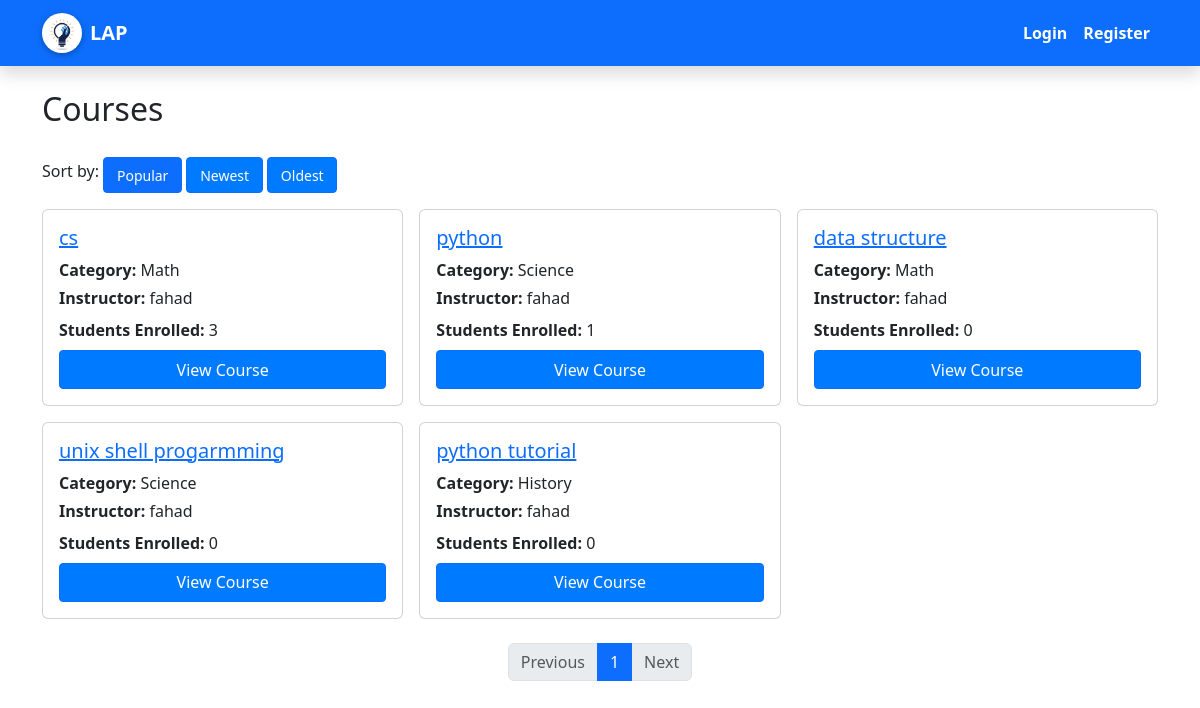
The app's page /courses/courses/, older data.
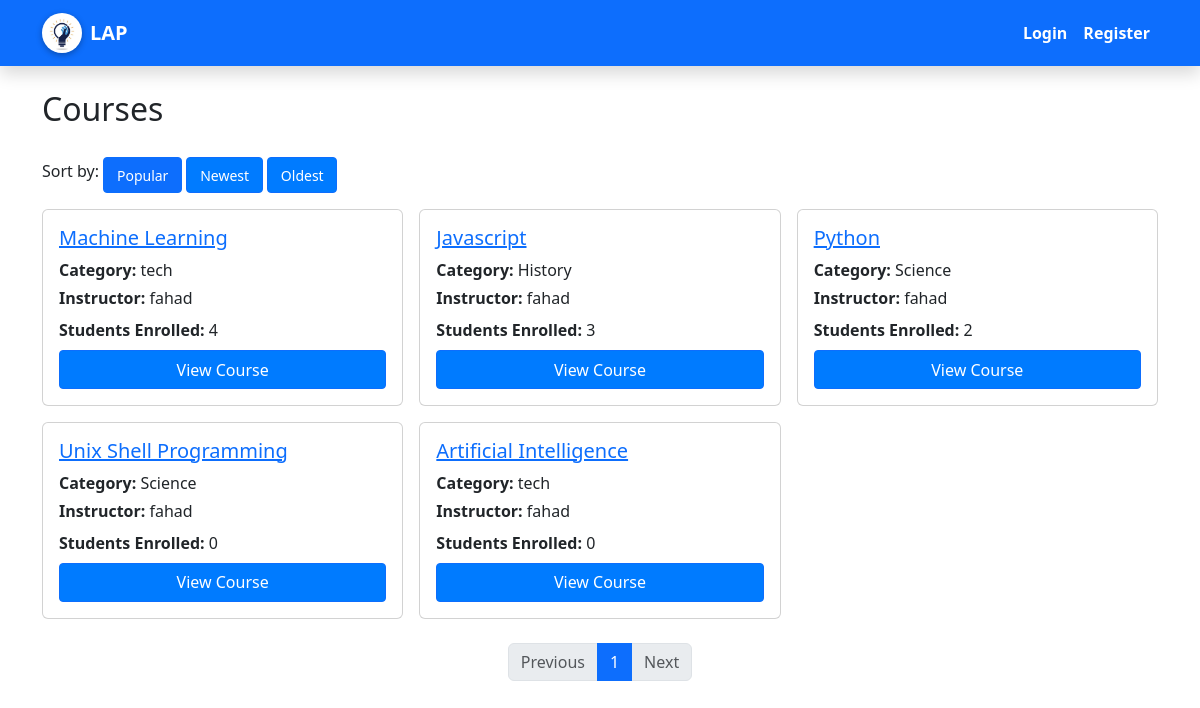
The same page, newer data.
### courses/models.py (models this page shows, shortened)
class Course(models.Model):
    title = models.CharField(max_length=200)
    description = models.TextField()
    category = models.ForeignKey(Category, on_delete=models.SET_NULL, null=True, blank=True)
    created_by = models.ForeignKey(User, on_delete=models.CASCADE)
    created_at = models.DateTimeField(auto_now_add=True)

class Category(models.Model):
    name = models.CharField(max_length=50)

### courses/views.py (the view)
# urls.py: path('courses/', course_views.course_list, name='course_list'),
def course_list(request):
    sort_by = request.GET.get('sort', 'popular')
    courses = Course.objects.annotate(num_students=Count('enrollment')).all()
    if sort_by == 'popular':
        courses = courses.order_by('-num_students')
    elif sort_by == 'newest':
        courses = courses.order_by('-created_at')
    elif sort_by == 'oldest':
        courses = courses.order_by('created_at')
    categories = Category.objects.all()
    paginator = Paginator(courses, 6)
    page_number = request.GET.get('page')
    page_obj = paginator.get_page(page_number)
    return render(request, 'courses/course_list.html', {
        'page_obj': page_obj,
        'categories': categories,
        'show_sidebar': True,
        'full_page_center': False,
    })

### courses/context_processors.py (called while the page is built)
def categories(request):
    return {
        'categories': Category.objects.all()
    }

### templates/courses/course_list.html
{% extends 'base.html' %}
{% load static %}
{% block content %}
<h2 class="mb-4">Courses</h2>
<div class="mb-3">
  <span>Sort by: </span>
  <a href="?sort=popular" class="btn btn-sm btn-outline-primary {% if request.GET.sort == 'popular' or not request.GET.sort %}active{% endif %}">Popular</a>
  <a href="?sort=newest" class="btn btn-sm btn-outline-primary {% if request.GET.sort == 'newest' %}active{% endif %}">Newest</a>
  <a href="?sort=oldest" class="btn btn-sm btn-outline-primary {% if request.GET.sort == 'oldest' %}active{% endif %}">Oldest</a>
</div>
<div class="row g-3">
  {% for course in page_obj %}
    <div class="col-md-6 col-lg-4">
      <div class="card h-100">
        <div class="card-body d-flex flex-column">
          <h5 class="card-title">
            <a href="{% url 'course_detail' course.id %}">{{ course.title }}</a>
          </h5>
          {% if course.category %}
            <p class="card-text mb-1"><strong>Category:</strong> {{ course.category.name }}</p>
          {% endif %}
          <p class="card-text mb-2"><strong>Instructor:</strong> {{ course.created_by.username }}</p>
          <p class="mb-2"><strong>Students Enrolled:</strong> {{ course.enrollment_set.count }}</p>
          <a href="{% url 'course_detail' course.id %}" class="btn btn-primary mt-auto">View Course</a>
        </div>
      </div>
    </div>
  {% empty %}
    <p>No courses found.</p>
  {% endfor %}
</div>
<div class="mt-4">
  <nav aria-label="Page navigation">
    <ul class="pagination justify-content-center">
      {% if page_obj.has_previous %}
        <li class="page-item">
          <a class="page-link" href="?page={{ page_obj.previous_page_number }}{% if request.GET.sort %}&sort={{ request.GET.sort }}{% endif %}">Previous</a>
        </li>
      {% else %}
        <li class="page-item disabled"><span class="page-link">Previous</span></li>
      {% endif %}
      {% for num in page_obj.paginator.page_range %}
        {% if page_obj.number == num %}
          <li class="page-item active"><span class="page-link">{{ num }}</span></li>
        {% else %}
          <li class="page-item">
            <a class="page-link" href="?page={{ num }}{% if request.GET.sort %}&sort={{ request.GET.sort }}{% endif %}">{{ num }}</a>
          </li>
        {% endif %}
      {% endfor %}
      {% if page_obj.has_next %}
        <li class="page-item">
          <a class="page-link" href="?page={{ page_obj.next_page_number }}{% if request.GET.sort %}&sort={{ request.GET.sort }}{% endif %}">Next</a>
        </li>
      {% else %}
        <li class="page-item disabled"><span class="page-link">Next</span></li>
      {% endif %}
    </ul>
  </nav>
</div>
{% endblock %}

Row changes from the older to the newer data that the page shows:
removed Course: title "data structure", category.name "Math", created_by.username "fahad", enrollment_set.count "0"
changed Course: title "cs" → "Machine Learning"; category.name "Math" → "tech"; enrollment_set.count "3" → "4"
changed Course "History": title "python tutorial" → "Javascript"; enrollment_set.count "0" → "3"; moves up the list
changed Course: title "python" → "Python"; enrollment_set.count "1" → "2"
changed Course: title "unix shell progarmming" → "Unix Shell Programming"
added Course: title "Artificial Intelligence", category.name "tech", created_by.username "fahad", enrollment_set.count "0"
